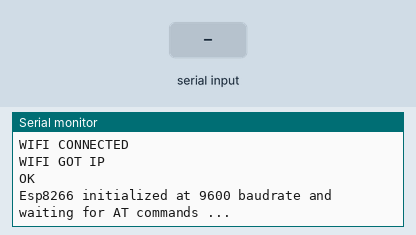
This sketch was run on a simulated Arduino Uno, built with avr-gcc and run on an emulated ATmega328P. On the bench: the last lines printed to the serial monitor. Inputs (shaded band) come from the test bench. The modem accepts every AT command (registered, SIM ready, sends succeed) and sends nothing else.

Above: at 10.3 s.
10.4 s: "1\n" received over the second serial link
At 11.6 s:
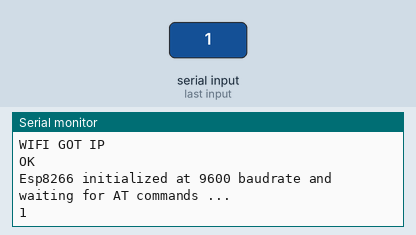
11.9 s: "0\n" received over the second serial link
At 12.9 s:
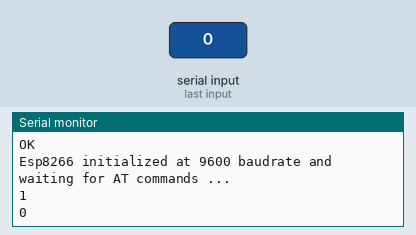

Measured:
- after the input at 10.4 s, the serial monitor: prints a new line at once (image 1)
- after the input at 11.9 s, the serial monitor: prints a new line at once (image 2)

The sketch:

esp_wifi_connect.ino
```cpp
// Adapted from:
// http://allaboutee.com/2014/12/27/esp8266-arduino-code-and-circuit/

#include <SoftwareSerial.h>

// make RX Arduino line is pin 2, make TX Arduino line is pin 3.
// This means that you need to connect the TX line from the esp to the Arduino's pin 2
// and the RX line from the esp to the Arduino's pin 3
SoftwareSerial esp8266(2,3);

String ssid = "brainstorm2";
String password = "*******";

// AT+CWJAP_CUR="brainstorm2","*********"
String wifi_connection_string = "AT+CWJAP_CUR=\"" + ssid + "\",\"" + password + "\"";


void echo_received_chars(SoftwareSerial& esp_obj)
{
    while( esp_obj.available() )
    {
      // The esp has data so display its output to the serial window
      char c = esp_obj.read(); // read the next character.
      Serial.write(c);
    }
}

void wifi_connect()
{
    Serial.println("Establishing wifi connection ...");

    esp8266.println("AT+RST");
    delay(3000);

    esp8266.println("AT+CWMODE_CUR=1");
    delay(3000);
    echo_received_chars(esp8266);

    esp8266.println(wifi_connection_string);
    delay(3000);
    echo_received_chars(esp8266);
}

void setup()
{
    Serial.begin(9600);
    esp8266.begin(9600); // your esp's baud rate might be different

    wifi_connect();

    Serial.println("Esp8266 initialized at 9600 baudrate and waiting for AT commands ...");
}


String command = "";

void loop()
{
    echo_received_chars(esp8266);

    while( Serial.available() )
    {
        char c = (char)Serial.read();
        command += c;

        if (c == 13) // CR ?
        {
           esp8266.println(command);
           command = "";
        }
    }

}
```
